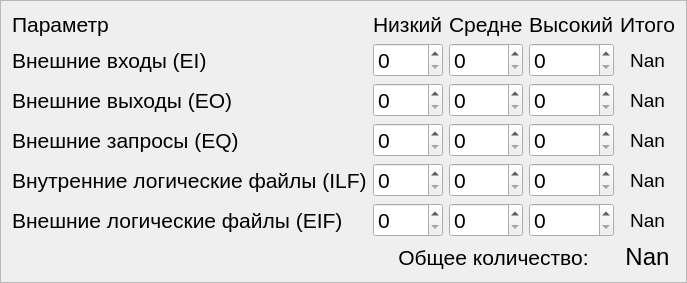
   <widget class="QFrame" name="frame">
    <property name="geometry">
     <rect>
      <x>450</x>
      <y>150</y>
      <width>681</width>
      <height>231</height>
     </rect>
    </property>
    <property name="frameShape">
     <enum>QFrame::StyledPanel</enum>
    </property>
    <property name="frameShadow">
     <enum>QFrame::Raised</enum>
    </property>
    <layout class="QGridLayout" name="gridLayout">
     <item row="8" column="4">
      <widget class="QLabel" name="total_eif_label_2">
       <property name="font">
        <font>
         <pointsize>14</pointsize>
         <weight>50</weight>
         <bold>false</bold>
        </font>
       </property>
       <property name="styleSheet">
        <string notr="true"/>
       </property>
       <property name="text">
        <string>Nan</string>
       </property>
       <property name="alignment">
        <set>Qt::AlignCenter</set>
       </property>
      </widget>
     </item>
     <item row="4" column="2">
      <widget class="QSpinBox" name="med_ei_spinBox">
       <property name="font">
        <font>
         <pointsize>16</pointsize>
         <weight>50</weight>
         <bold>false</bold>
        </font>
       </property>
       <property name="maximum">
        <number>999</number>
       </property>
      </widget>
     </item>
     <item row="9" column="1" colspan="3">
      <widget class="QLabel" name="label_49">
       <property name="font">
        <font>
         <pointsize>16</pointsize>
         <weight>50</weight>
         <bold>false</bold>
        </font>
       </property>
       <property name="styleSheet">
        <string notr="true"/>
       </property>
       <property name="text">
        <string>Общее количество:</string>
       </property>
       <property name="alignment">
        <set>Qt::AlignCenter</set>
       </property>
      </widget>
     </item>
     <item row="7" column="3">
      <widget class="QSpinBox" name="hard_ilf_spinBox">
       <property name="font">
        <font>
         <pointsize>16</pointsize>
         <weight>50</weight>
         <bold>false</bold>
        </font>
       </property>
       <property name="maximum">
        <number>999</number>
       </property>
      </widget>
     </item>
     <item row="3" column="4">
      <widget class="QLabel" name="label_82">
       <property name="font">
        <font>
         <pointsize>16</pointsize>
         <weight>50</weight>
         <bold>false</bold>
        </font>
       </property>
       <property name="styleSheet">
        <string notr="true"/>
       </property>
       <property name="text">
        <string>Итого</string>
       </property>
       <property name="alignment">
        <set>Qt::AlignCenter</set>
       </property>
      </widget>
     </item>
     <item row="5" column="0">
      <widget class="QLabel" name="label_24">
       <property name="font">
        <font>
         <pointsize>16</pointsize>
         <weight>50</weight>
         <bold>false</bold>
        </font>
       </property>
       <property name="styleSheet">
        <string notr="true"/>
       </property>
       <property name="text">
        <string>Внешние выходы (EO)</string>
       </property>
      </widget>
     </item>
     <item row="5" column="4">
      <widget class="QLabel" name="total_eo_label_2">
       <property name="font">
        <font>
         <pointsize>14</pointsize>
         <weight>50</weight>
         <bold>false</bold>
        </font>
       </property>
       <property name="styleSheet">
        <string notr="true"/>
       </property>
       <property name="text">
        <string>Nan</string>
       </property>
       <property name="alignment">
        <set>Qt::AlignCenter</set>
       </property>
      </widget>
     </item>
     <item row="7" column="2">
      <widget class="QSpinBox" name="med_ilf_spinBox">
       <property name="font">
        <font>
         <pointsize>16</pointsize>
         <weight>50</weight>
         <bold>false</bold>
        </font>
       </property>
       <property name="maximum">
        <number>999</number>
       </property>
      </widget>
     </item>
     <item row="5" column="3">
      <widget class="QSpinBox" name="hard_eo_spinBox">
       <property name="font">
        <font>
         <pointsize>16</pointsize>
         <weight>50</weight>
         <bold>false</bold>
        </font>
       </property>
       <property name="maximum">
        <number>999</number>
       </property>
      </widget>
     </item>
     <item row="8" column="2">
      <widget class="QSpinBox" name="med_eif_spinBox">
       <property name="font">
        <font>
         <pointsize>16</pointsize>
         <weight>50</weight>
         <bold>false</bold>
        </font>
       </property>
       <property name="maximum">
        <number>999</number>
       </property>
      </widget>
     </item>
     <item row="6" column="4">
      <widget class="QLabel" name="total_eq_label_2">
       <property name="font">
        <font>
         <pointsize>14</pointsize>
         <weight>50</weight>
         <bold>false</bold>
        </font>
       </property>
       <property name="styleSheet">
        <string notr="true"/>
       </property>
       <property name="text">
        <string>Nan</string>
       </property>
       <property name="alignment">
        <set>Qt::AlignCenter</set>
       </property>
      </widget>
     </item>
     <item row="6" column="2">
      <widget class="QSpinBox" name="med_eq_spinBox">
       <property name="font">
        <font>
         <pointsize>16</pointsize>
         <weight>50</weight>
         <bold>false</bold>
        </font>
       </property>
       <property name="maximum">
        <number>999</number>
       </property>
      </widget>
     </item>
     <item row="5" column="2">
      <widget class="QSpinBox" name="med_eo_spinBox">
       <property name="font">
        <font>
         <pointsize>16</pointsize>
         <weight>50</weight>
         <bold>false</bold>
        </font>
       </property>
       <property name="maximum">
        <number>999</number>
       </property>
      </widget>
     </item>
     <item row="7" column="0">
      <widget class="QLabel" name="label_48">
       <property name="font">
        <font>
         <pointsize>16</pointsize>
         <weight>50</weight>
         <bold>false</bold>
        </font>
       </property>
       <property name="styleSheet">
        <string notr="true"/>
       </property>
       <property name="text">
        <string>Внутренние логические файлы (ILF)</string>
       </property>
      </widget>
     </item>
     <item row="8" column="3">
      <widget class="QSpinBox" name="hard_eif_spinBox">
       <property name="font">
        <font>
         <pointsize>16</pointsize>
         <weight>50</weight>
         <bold>false</bold>
        </font>
       </property>
       <property name="maximum">
        <number>999</number>
       </property>
      </widget>
     </item>
     <item row="9" column="4">
      <widget class="QLabel" name="total_label_2">
       <property name="font">
        <font>
         <pointsize>18</pointsize>
        </font>
       </property>
       <property name="styleSheet">
        <string notr="true"/>
       </property>
       <property name="text">
        <string>Nan</string>
       </property>
       <property name="alignment">
        <set>Qt::AlignCenter</set>
       </property>
      </widget>
     </item>
     <item row="6" column="3">
      <widget class="QSpinBox" name="hard_eq_spinBox">
       <property name="font">
        <font>
         <pointsize>16</pointsize>
         <weight>50</weight>
         <bold>false</bold>
        </font>
       </property>
       <property name="maximum">
        <number>999</number>
       </property>
      </widget>
     </item>
     <item row="4" column="0">
      <widget class="QLabel" name="label_16">
       <property name="font">
        <font>
         <pointsize>16</pointsize>
         <weight>50</weight>
         <bold>false</bold>
        </font>
       </property>
       <property name="styleSheet">
        <string notr="true"/>
       </property>
       <property name="text">
        <string>Внешние входы (EI)</string>
       </property>
      </widget>
     </item>
     <item row="4" column="1">
      <widget class="QSpinBox" name="simple_ei_spinBox">
       <property name="font">
        <font>
         <pointsize>16</pointsize>
         <weight>50</weight>
         <bold>false</bold>
        </font>
       </property>
       <property name="styleSheet">
        <string notr="true"/>
       </property>
       <property name="maximum">
        <number>999</number>
       </property>
      </widget>
     </item>
     <item row="8" column="1">
      <widget class="QSpinBox" name="simple_eif_spinBox">
       <property name="font">
        <font>
         <pointsize>16</pointsize>
         <weight>50</weight>
         <bold>false</bold>
        </font>
       </property>
       <property name="maximum">
        <number>999</number>
       </property>
      </widget>
     </item>
     <item row="4" column="4">
      <widget class="QLabel" name="total_ei_label_2">
       <property name="font">
        <font>
         <pointsize>14</pointsize>
         <weight>50</weight>
         <bold>false</bold>
        </font>
       </property>
       <property name="styleSheet">
        <string notr="true"/>
       </property>
       <property name="text">
        <string>Nan</string>
       </property>
       <property name="alignment">
        <set>Qt::AlignCenter</set>
       </property>
      </widget>
     </item>
     <item row="5" column="1">
      <widget class="QSpinBox" name="simple_eo_spinBox">
       <property name="font">
        <font>
         <pointsize>16</pointsize>
         <weight>50</weight>
         <bold>false</bold>
        </font>
       </property>
       <property name="maximum">
        <number>999</number>
       </property>
      </widget>
     </item>
     <item row="8" column="0">
      <widget class="QLabel" name="label_17">
       <property name="font">
        <font>
         <pointsize>16</pointsize>
         <weight>50</weight>
         <bold>false</bold>
        </font>
       </property>
       <property name="styleSheet">
        <string notr="true"/>
       </property>
       <property name="text">
        <string>Внешние логические файлы (EIF)</string>
       </property>
      </widget>
     </item>
     <item row="7" column="1">
      <widget class="QSpinBox" name="simple_ilf_spinBox">
       <property name="font">
        <font>
         <pointsize>16</pointsize>
         <weight>50</weight>
         <bold>false</bold>
        </font>
       </property>
       <property name="maximum">
        <number>999</number>
       </property>
      </widget>
     </item>
     <item row="7" column="4">
      <widget class="QLabel" name="total_ilf_label_2">
       <property name="font">
        <font>
         <pointsize>14</pointsize>
         <weight>50</weight>
         <bold>false</bold>
        </font>
       </property>
       <property name="styleSheet">
        <string notr="true"/>
       </property>
       <property name="text">
        <string>Nan</string>
       </property>
       <property name="alignment">
        <set>Qt::AlignCenter</set>
       </property>
      </widget>
     </item>
     <item row="4" column="3">
      <widget class="QSpinBox" name="hard_ei_spinBox">
       <property name="font">
        <font>
         <pointsize>16</pointsize>
         <weight>50</weight>
         <bold>false</bold>
        </font>
       </property>
       <property name="maximum">
        <number>999</number>
       </property>
      </widget>
     </item>
     <item row="6" column="0">
      <widget class="QLabel" name="label_47">
       <property name="font">
        <font>
         <pointsize>16</pointsize>
         <weight>50</weight>
         <bold>false</bold>
        </font>
       </property>
       <property name="styleSheet">
        <string notr="true"/>
       </property>
       <property name="text">
        <string>Внешние запросы (EQ)</string>
       </property>
      </widget>
     </item>
     <item row="6" column="1">
      <widget class="QSpinBox" name="simple_eq_spinBox">
       <property name="font">
        <font>
         <pointsize>16</pointsize>
         <weight>50</weight>
         <bold>false</bold>
        </font>
       </property>
       <property name="maximum">
        <number>999</number>
       </property>
      </widget>
     </item>
     <item row="3" column="1">
      <widget class="QLabel" name="label_45">
       <property name="font">
        <font>
         <pointsize>16</pointsize>
         <weight>50</weight>
         <bold>false</bold>
        </font>
       </property>
       <property name="styleSheet">
        <string notr="true"/>
       </property>
       <property name="text">
        <string>Низкий</string>
       </property>
      </widget>
     </item>
     <item row="3" column="2">
      <widget class="QLabel" name="label_46">
       <property name="font">
        <font>
         <pointsize>16</pointsize>
         <weight>50</weight>
         <bold>false</bold>
        </font>
       </property>
       <property name="styleSheet">
        <string notr="true"/>
       </property>
       <property name="text">
        <string>Средне</string>
       </property>
      </widget>
     </item>
     <item row="3" column="3">
      <widget class="QLabel" name="label_10">
       <property name="font">
        <font>
         <pointsize>16</pointsize>
         <weight>50</weight>
         <bold>false</bold>
        </font>
       </property>
       <property name="styleSheet">
        <string notr="true"/>
       </property>
       <property name="text">
        <string>Высокий</string>
       </property>
      </widget>
     </item>
     <item row="3" column="0">
      <widget class="QLabel" name="label">
       <property name="font">
        <font>
         <pointsize>16</pointsize>
         <weight>50</weight>
         <bold>false</bold>
        </font>
       </property>
       <property name="autoFillBackground">
        <bool>false</bool>
       </property>
       <property name="styleSheet">
        <string notr="true"/>
       </property>
       <property name="text">
        <string>Параметр</string>
       </property>
      </widget>
     </item>
    </layout>
   </widget>
